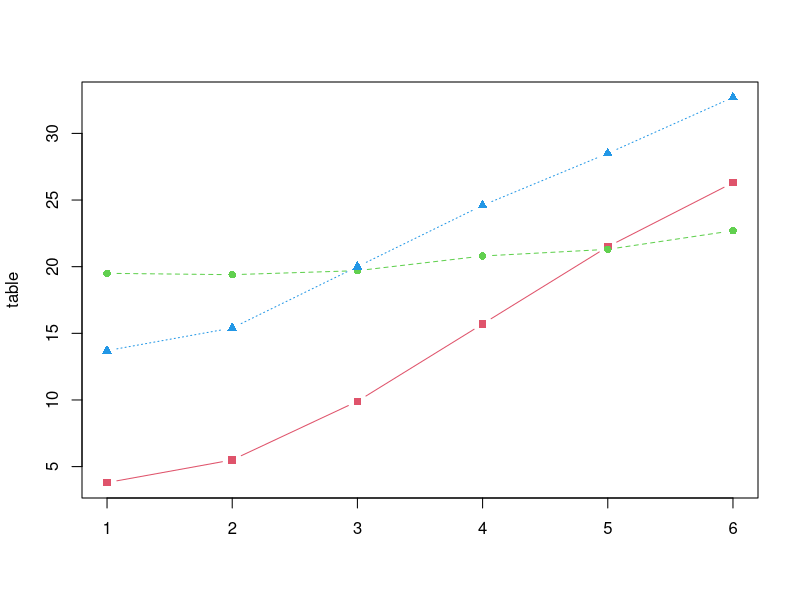
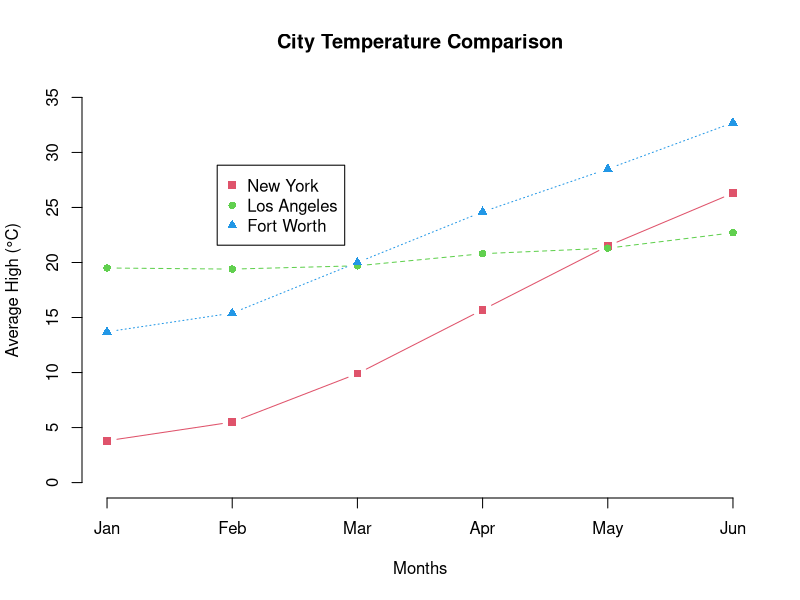

Recreate these plots in R, in order.
## This exercise demonstrates adding lables via matplot
# create three vectors
ny <- c(3.8, 5.5, 9.9, 15.7, 21.5, 26.3)
la <- c(19.5, 19.4, 19.7, 20.8, 21.3, 22.7)
fw <- c(13.7, 15.4, 20.0, 24.6, 28.5, 32.7)

# store in matrix
table <- cbind(ny, la, fw)
print(table)

# plot using matplot()
matplot(table, type = "b", pch = 15:17, col = 2:4)

# add column and row names
colnames(table) <- c("New York","Los Angeles", "Fort Worth")
rownames(table) <- month.abb[1:6] # typo in book results in month:abb
print(table)

# call matplot with added arguments
matplot(table,
        type = "b",
        pch = 15:17,
        col = 2:4,
        xlab = "Months",
        ylab = "Average High (°C)",
        xlim = c(1,6),
        ylim = c(0,35),
        axes = FALSE,
        main = "City Temperature Comparison")

# create axis labels and add legend
axis(1, at = 1:6, labels = rownames(table))
axis(2)
legend("topleft",
       inset = 0.2,
       pch = 15:17,
       col = 2:4,
       legend = colnames(table))
